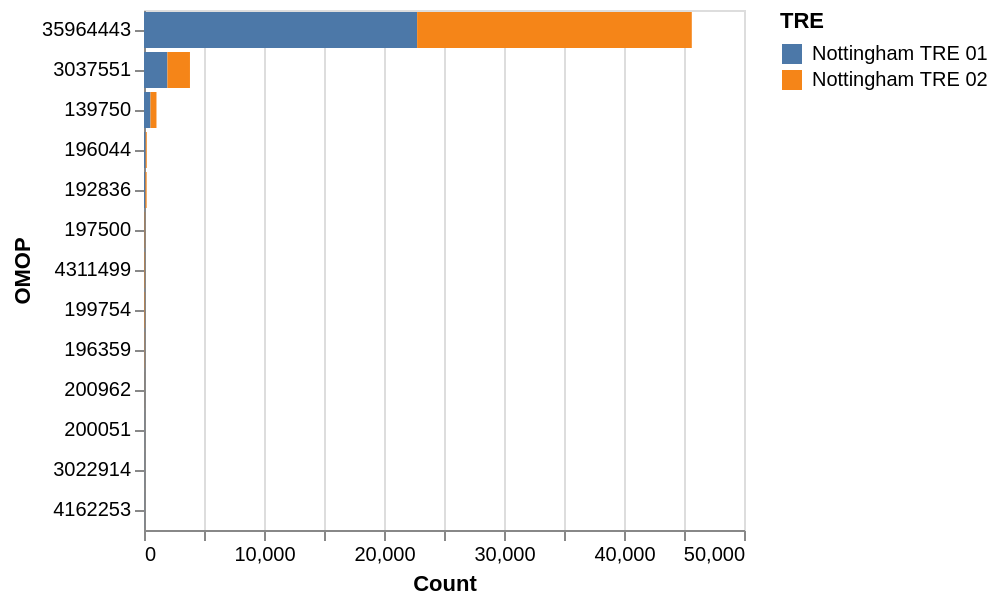

Notebook code cell kept with this figure:
### Markdown cell above
As we're interested in skin cancer, we can look for codes matching either "cancer" or "neoplasm".

### Code cell
codesets.plot_by_codes(codesets.get_codes_by_substring_match("cancer|neoplasm")["OMOP"])

### Figure 1 — Vega-Lite specification as saved in the notebook (floating-point values rounded to 4 significant figures)
{"config": {"view": {"continuousWidth": 300, "continuousHeight": 300}}, "data": {"name": "data-c8659becdc5bc4d9617fbe8a2118d7ab"}, "mark": {"type": "bar"}, "encoding": {"color": {"field": "TRE", "type": "nominal"}, "tooltip": {"field": "OMOP_DESCR", "type": "nominal"}, "x": {"field": "Count", "type": "quantitative"}, "y": {"field": "OMOP", "sort": "-x", "type": "nominal"}}, "$schema": "https://vega.github.io/schema/vega-lite/v6.1.0.json", "datasets": {"data-c8659becdc5bc4d9617fbe8a2118d7ab": [{"OMOP": 139750, "TRE": "Nottingham TRE 01", "Count": 540.0, "OMOP_DESCR": "Primary malignant neoplasm of skin"}, {"OMOP": 139750, "TRE": "Nottingham TRE 02", "Count": 500.0, "OMOP_DESCR": "Primary malignant neoplasm of skin"}, {"OMOP": 192836, "TRE": "Nottingham TRE 01", "Count": 120.0, "OMOP_DESCR": "Primary malignant neoplasm of small intestine"}, {"OMOP": 192836, "TRE": "Nottingham TRE 02", "Count": 100.0, "OMOP_DESCR": "Primary malignant neoplasm of small intestine"}, {"OMOP": 196044, "TRE": "Nottingham TRE 01", "Count": 140.0, "OMOP_DESCR": "Primary malignant neoplasm of stomach"}, {"OMOP": 196044, "TRE": "Nottingham TRE 02", "Count": 90.0, "OMOP_DESCR": "Primary malignant neoplasm of stomach"}, {"OMOP": 196359, "TRE": "Nottingham TRE 01", "Count": 10.0, "OMOP_DESCR": "Primary malignant neoplasm of uterine cervix"}, {"OMOP": 196359, "TRE": "Nottingham TRE 02", "Count": 20.0, "OMOP_DESCR": "Primary malignant neoplasm of uterine cervix"}, {"OMOP": 197500, "TRE": "Nottingham TRE 01", "Count": 50.0, "OMOP_DESCR": "Primary malignant neoplasm of colon"}, {"OMOP": 197500, "TRE": "Nottingham TRE 02", "Count": 40.0, "OMOP_DESCR": "Primary malignant neoplasm of colon"}, {"OMOP": 199754, "TRE": "Nottingham TRE 01", "Count": 30.0, "OMOP_DESCR": "Primary malignant neoplasm of pancreas"}, {"OMOP": 199754, "TRE": "Nottingham TRE 02", "Count": 40.0, "OMOP_DESCR": "Primary malignant neoplasm of pancreas"}, {"OMOP": 200051, "TRE": "Nottingham TRE 01", "Count": 10.0, "OMOP_DESCR": "Primary malignant neoplasm of ovary"}, {"OMOP": 200051, "TRE": "Nottingham TRE 02", "Count": 0.0, "OMOP_DESCR": "Primary malignant neoplasm of ovary"}, {"OMOP": 200962, "TRE": "Nottingham TRE 01", "Count": 20.0, "OMOP_DESCR": "Primary malignant neoplasm of prostate"}, {"OMOP": 200962, "TRE": "Nottingham TRE 02", "Count": 10.0, "OMOP_DESCR": "Primary malignant neoplasm of prostate"}, {"OMOP": 3022914, "TRE": "Nottingham TRE 01", "Count": 10.0, "OMOP_DESCR": "Cancer Ag 19-9 [Units/volume] in Serum or Plasma"}, {"OMOP": 3022914, "TRE": "Nottingham TRE 02", "Count": 0.0, "OMOP_DESCR": "Cancer Ag 19-9 [Units/volume] in Serum or Plasma"}, {"OMOP": 3037551, "TRE": "Nottingham TRE 01", "Count": 1950.0, "OMOP_DESCR": "Cancer Ag 125 [Units/volume] in Serum or Plasma"}, {"OMOP": 3037551, "TRE": "Nottingham TRE 02", "Count": 1880.0, "OMOP_DESCR": "Cancer Ag 125 [Units/volume] in Serum or Plasma"}, {"OMOP": 4162253, "TRE": "Nottingham TRE 01", "Count": 10.0, "OMOP_DESCR": "Primary malignant neoplasm of breast"}, {"OMOP": 4162253, "TRE": "Nottingham TRE 02", "Count": 0.0, "OMOP_DESCR": "Primary malignant neoplasm of breast"}, {"OMOP": 4311499, "TRE": "Nottingham TRE 01", "Count": 40.0, "OMOP_DESCR": "Primary malignant neoplasm of respiratory tract"}, {"OMOP": 4311499, "TRE": "Nottingham TRE 02", "Count": 40.0, "OMOP_DESCR": "Primary malignant neoplasm of respiratory tract"}, {"OMOP": 35964443, "TRE": "Nottingham TRE 01", "Count": 22760.0, "OMOP_DESCR": "COLCA2 (colorectal cancer associated 2) gene variant measurement"}, {"OMOP": 35964443, "TRE": "Nottingham TRE 02", "Count": 22890.0, "OMOP_DESCR": "COLCA2 (colorectal cancer associated 2) gene variant measurement"}]}}
